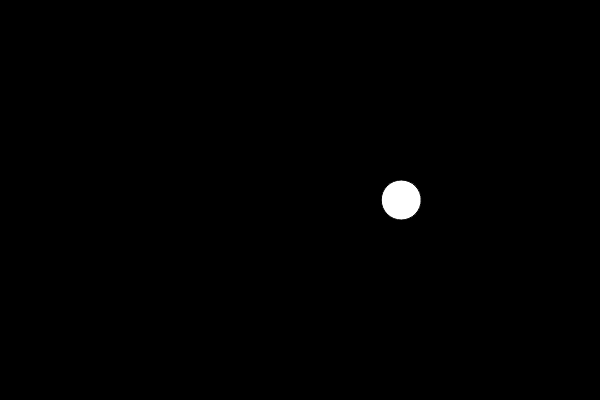
Frame 1 (no input)
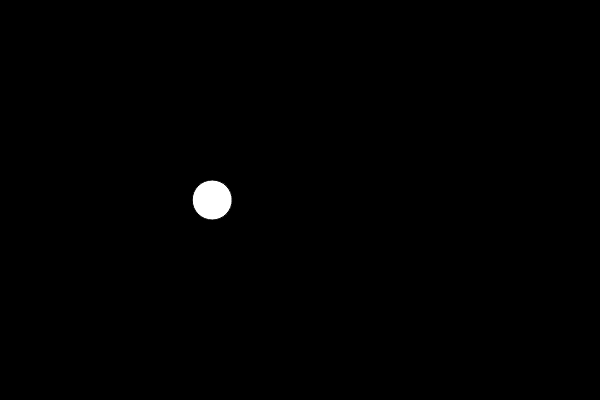
Frame 60 (no input)
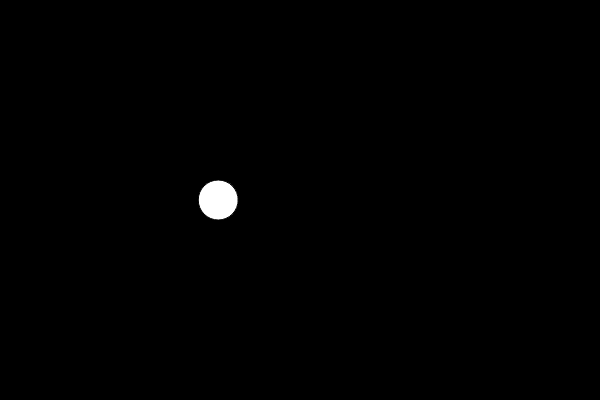
Frame 120 (the mouse pressed at the canvas centre since frame 60)

The p5.js sketch that drew these frames (run headless with seeded random() and noise() and a simulated clock; from frame 60 on, the mouse is pressed at the canvas centre):

// p5.js sketch
// ── sketch.js
let t = 0;
function setup() {
	createCanvas(600, 400);
}

function draw() {
	background(0);
	fill(255);
	t= t + 0.01;
	let x = noise(t);
	console.log(x);
	x = map(x,0,1,0,width)
	ellipse(x,height/2,40,40);
}
